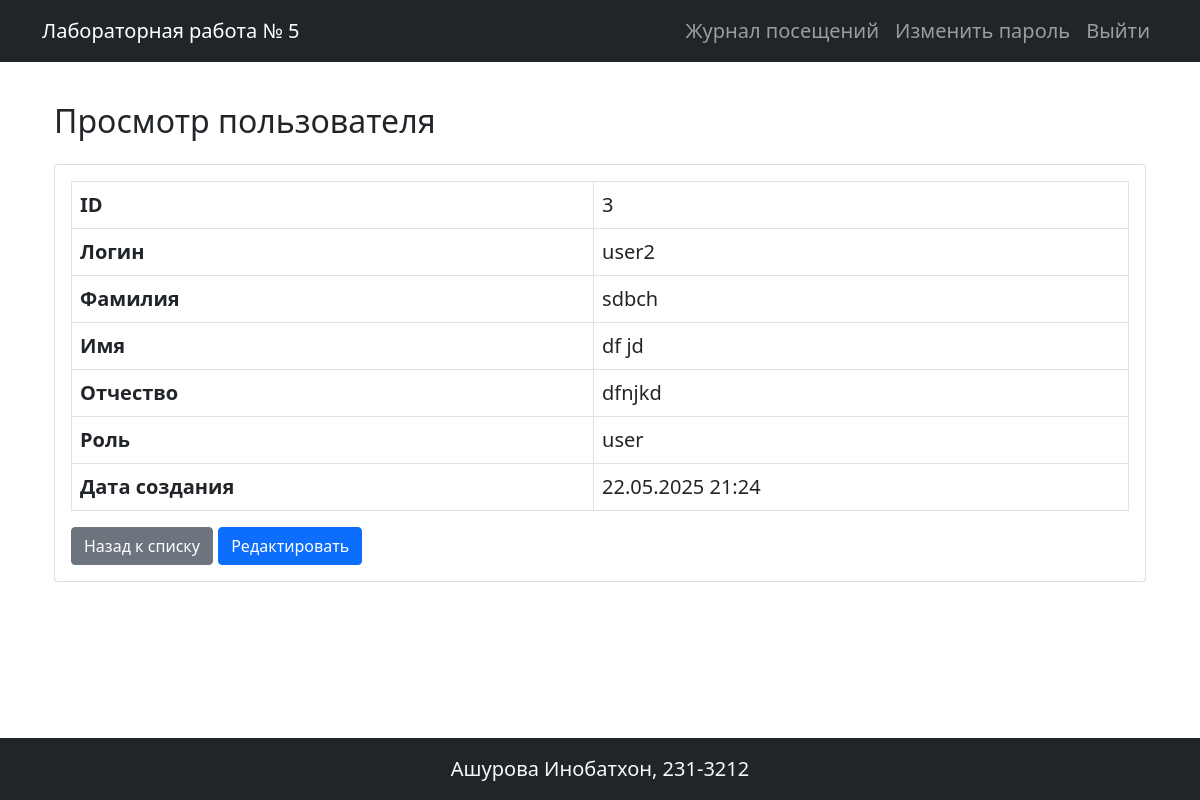
/users/3 (signed in), run on the app's committed database.
### app.py (models this page shows)
class User(db.Model, UserMixin):
    id = db.Column(db.Integer, primary_key=True)
    username = db.Column(db.String(50), unique=True, nullable=False)
    password_hash = db.Column(db.String(128), nullable=False)
    last_name = db.Column(db.String(50))
    first_name = db.Column(db.String(50), nullable=False)
    middle_name = db.Column(db.String(50))
    role_id = db.Column(db.Integer, db.ForeignKey('role.id'))
    role = db.relationship('Role', backref='users')
    created_at = db.Column(db.DateTime, default=datetime.utcnow)

class Role(db.Model):
    id = db.Column(db.Integer, primary_key=True)
    name = db.Column(db.String(50), nullable=False)
    description = db.Column(db.String(200))

### app.py (the view)
@app.route('/users/<int:id>')
def view_user(id):
    user = User.query.get_or_404(id)
    if current_user.role.name != 'admin' and current_user.id != id:
        flash('Недостаточно прав', 'danger')
        return redirect(url_for('index'))
    return render_template('view_user.html', user=user)

### app.py (called while the page is built)
@login_manager.user_loader
def load_user(user_id):
    return User.query.get(int(user_id))

@app.before_request
def log_visit():
    if request.path.startswith('/static/'):
        return
    visit = VisitLog(
        path=request.path,
        user_id=current_user.id if current_user.is_authenticated else None
    )
    db.session.add(visit)
    db.session.commit()

### templates/view_user.html
{% extends "base.html" %}
{% block content %}
<div class="container">
    <h2 class="my-4">Просмотр пользователя</h2>
    <div class="card">
        <div class="card-body">
            <table class="table table-bordered">
                <tbody>
                    <tr>
                        <th scope="row">ID</th>
                        <td>{{ user.id }}</td>
                    </tr>
                    <tr>
                        <th scope="row">Логин</th>
                        <td>{{ user.username }}</td>
                    </tr>
                    <tr>
                        <th scope="row">Фамилия</th>
                        <td>{{ user.last_name if user.last_name else '-' }}</td>
                    </tr>
                    <tr>
                        <th scope="row">Имя</th>
                        <td>{{ user.first_name }}</td>
                    </tr>
                    <tr>
                        <th scope="row">Отчество</th>
                        <td>{{ user.middle_name if user.middle_name else '-' }}</td>
                    </tr>
                    <tr>
                        <th scope="row">Роль</th>
                        <td>{{ user.role.name if user.role else '-' }}</td>
                    </tr>
                    <tr>
                        <th scope="row">Дата создания</th>
                        <td>{{ user.created_at.strftime('%d.%m.%Y %H:%M') }}</td>
                    </tr>
                </tbody>
            </table>
            <div class="mt-3">
                <a href="{{ url_for('index') }}" class="btn btn-secondary">Назад к списку</a>
                {% if current_user.is_authenticated %}
                    <a href="{{ url_for('edit_user', id=user.id) }}" class="btn btn-primary">Редактировать</a>
                {% endif %}
            </div>
        </div>
    </div>
</div>
{% endblock %}

### static/styles.css (style rules this page uses)
body { font-size: 1.25rem; display: grid; grid-template-rows: auto 1fr auto; height: 100vh; margin: 0; }

### data on the page
User: id "3", username "user2", last_name "sdbch", first_name "df jd", middle_name "dfnjkd", created_at "22.05.2025 21:24"
Role: role "user"
